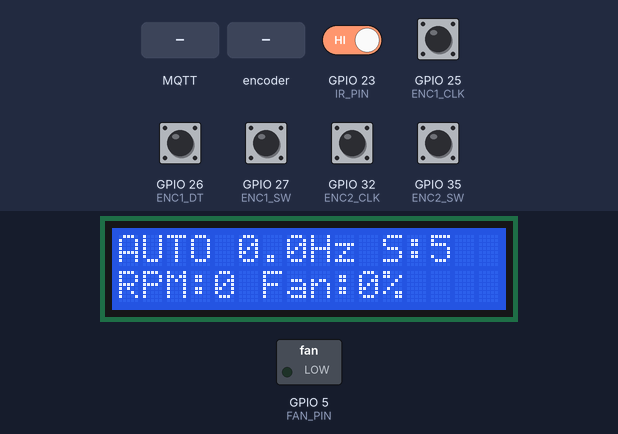
A program run on a simulated ESP32. Parts: 16×2 character LCD, switched loads named in the program (green lamp = pin HIGH). The test bench sets the inputs (shaded band); at power-on: GPIO 23 (IR_PIN), GPIO 25 (ENC1_CLK), GPIO 26 (ENC1_DT), GPIO 27 (ENC1_SW), GPIO 32 (ENC2_CLK), GPIO 35 (ENC2_SW) HIGH. WiFi joins after 1.5 s; servers stay silent unless stated; storage starts empty; no MQTT or app messages arrive unless stated; pins used as bus, display or sensor lines are not drawn; what the program prints to the serial monitor is not drawn.

Above: at 4.8 s.
4.9 s: GPIO 27 (ENC1_SW) pulled LOW for 0.15 s
At 5.9 s:
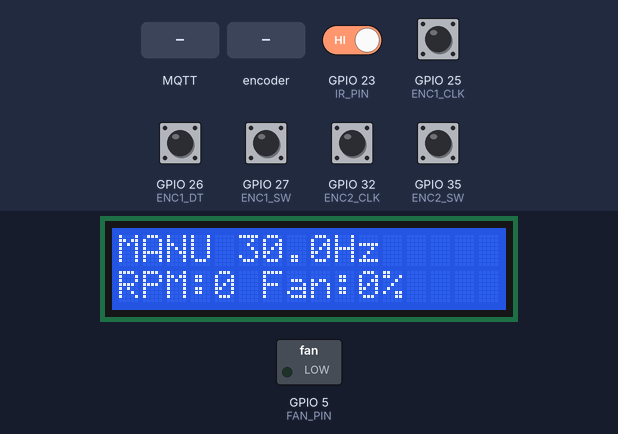
6.6 s: GPIO 27 (ENC1_SW) pulled LOW for 1 s
At 8.2 s:
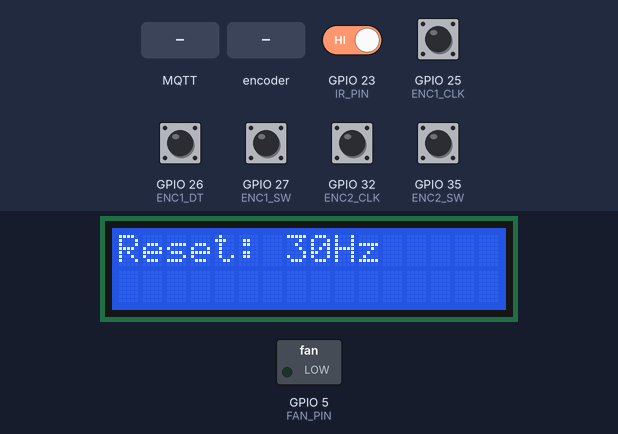
9.9 s: GPIO 35 (ENC2_SW) pulled LOW for 0.15 s
At 11.6 s:
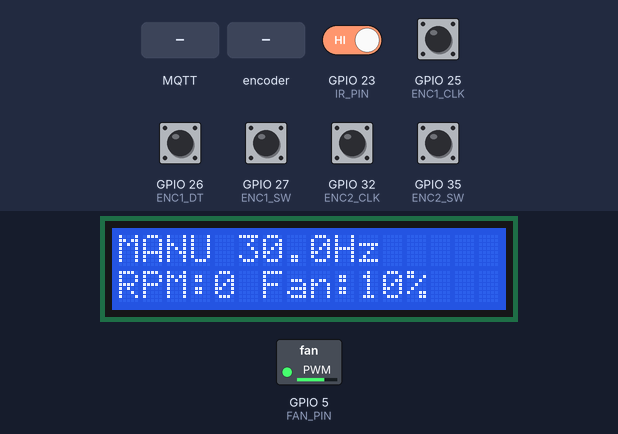
11.9 s: MQTT message "AUTO" arrives on the first subscribed topic
At 13.1 s:
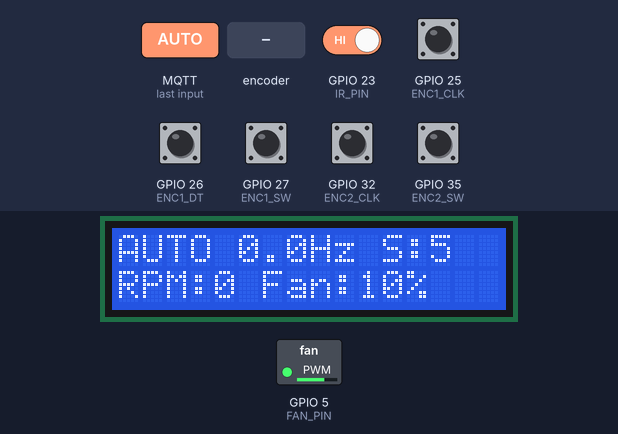
13.4 s: rotary encoder on GPIO 25 (ENC1_CLK) / GPIO 26 (ENC1_DT) turned 1 step (first pin leading)
At 14.4 s:
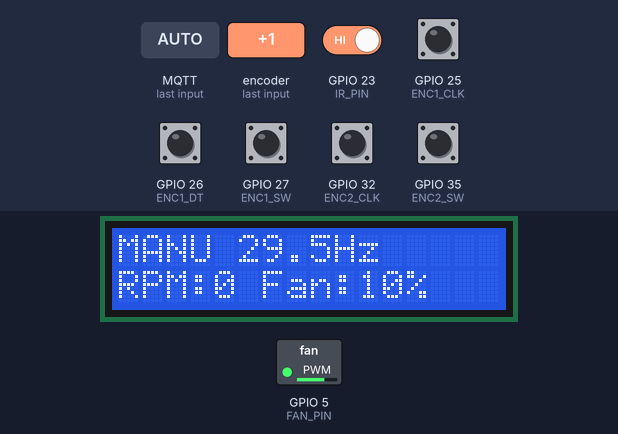
15.1 s: GPIO 23 (IR_PIN) driven LOW
At 15.8 s:
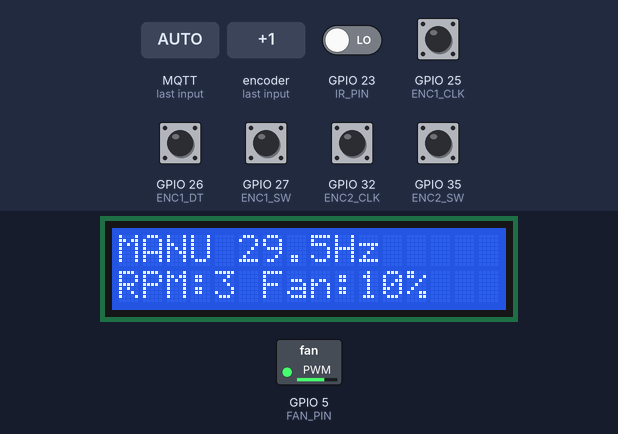
Timing chart, 0 to 18.1 s (numbered marks = the images above; inputs shaded):
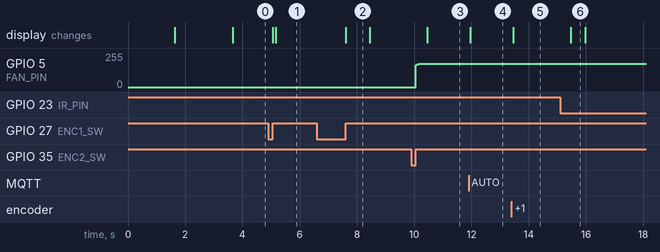

Measured:
- after the input at 4.9 s, the display: first changes after 0.16 s (image 1 shows a later state)
- after the input at 6.6 s, the display: changes after 1.0 s (image 2)
- after the input at 9.9 s, GPIO 5 (FAN_PIN): moves from 0/255 to 173/255 over 0.09 s, starting after 0.16 s; the display: changes after 0.55 s (image 3)
- after the input at 11.9 s, the display: changes after 0.06 s (image 4)
- after the input at 13.4 s, the display: changes after 0.06 s (image 5)
- after the input at 15.1 s, the display: changes after 0.37 s (image 6)
- what the display in image 2 shows lasts 0.8 s, from 7.6 s to 8.4 s

The program:

main.cpp
```cpp
#include <LittleFS.h>
#include "config.h"
#include "fan.h"
#include "strobe.h"
#include "encoder.h"
#include "display.h"
#include "websocket.h"
#include "mqtt.h"

static unsigned long lastBroadcastMs = 0;
static float fanFreq = 0.0f;

void setup()
{

    Serial.begin(9600);

    // ── LittleFS ── mount ก่อนเสมอ
    if (!LittleFS.begin(true))
    {
        Serial.println("LittleFS FAILED");
    }
    else
    {
        Serial.println("LittleFS OK");
        // ลิสต์ไฟล์ทั้งหมดที่อยู่ใน LittleFS
        File root = LittleFS.open("/");
        File file = root.openNextFile();
        while (file)
        {
            Serial.print("FILE: ");
            Serial.println(file.name());
            file = root.openNextFile();
        }
    }

    fanInit();
    strobeInit();
    encoderInit();
    displayInit();

    mqttInit();

    lcd.setCursor(0, 0);
    lcd.print("Starting WiFi..");

    WiFi.begin(WIFI_SSID, WIFI_PASS);
    Serial.print("Connecting");
    while (WiFi.status() != WL_CONNECTED)
    {
        delay(500);
        Serial.print(".");
    }
    IPAddress ip = WiFi.localIP();
    Serial.print("\nIP: ");
    Serial.println(ip);

    lcd.clear();
    lcd.setCursor(0, 0);
    lcd.print("WiFi Connected!");
    lcd.setCursor(0, 1);
    lcd.print(ip);
    delay(2000);
    lcd.clear();

    wsInit();
    strobeStartTask();
}

void loop()
{
    wsHandle();

    // คำนวณความถี่พัดลมจาก IR
    if (newPulse)
    {
        noInterrupts();
        unsigned long interval = irInterval;
        newPulse = false;
        interrupts();
        if (interval > 0)
        {
            float inst = 1000000.0f / (float)interval;
            fanFreq = (fanFreq == 0.0f) ? inst : (fanFreq * 0.85f + inst * 0.15f);
        }
    }
    if (micros() - lastIrTime > FAN_TIMEOUT_US)
        fanFreq = 0.0f;

    encoderUpdate();
    mqttUpdate();
    // Frame Advance
    if (isAutoMode && millis() - lastFrameAdvance >= frameAdvanceMs)
    {
        lastFrameAdvance = millis();
        currentFrame = (currentFrame + 1) % NUM_FRAMES;
    }

    // อัปเดต currentFreq ให้ StrobeTask
    portENTER_CRITICAL(&strobeMux);
    currentFreq = isAutoMode ? (fanFreq * NUM_FRAMES) : manualFreq;
    portEXIT_CRITICAL(&strobeMux);

    // LCD + WebSocket broadcast ทุก 500ms
    if (millis() - lastBroadcastMs > BROADCAST_INTERVAL)
    {
        lastBroadcastMs = millis();
        int fanRpm = (int)(fanFreq * 60.0f);
        displayUpdate(currentFreq, manualFreq, isAutoMode,
                      animSpeed, fanRpm, fanPercent);
        wsBroadcast(currentFreq, isAutoMode, fanRpm, fanPercent, animSpeed);
        mqttPublish(currentFreq, isAutoMode, fanRpm, fanPercent, animSpeed);
    }
}
```

display.h
```cpp
#pragma once
#include <Arduino.h>
#include <LiquidCrystal_I2C.h>

extern LiquidCrystal_I2C lcd;

void displayInit();
void displayUpdate(float currentFreq, float manualFreq, bool isAutoMode,
                   int animSpeed, int fanRpm, int fanPercent);
void lcdClear();
void lcdShowMessage(const char* msg);   // แสดง 800ms แล้ว clear
```

encoder.h
```cpp
#pragma once
#include <Arduino.h>
#include "config.h"

void encoderInit();
void encoderUpdate(); // เรียกใน loop()
```

fan.h
```cpp
#pragma once
#include <Arduino.h>
#include "config.h"

extern int fanPercent;

void fanInit();
void fanSetPercent(int percent);
int fanGetPWM(int percent);

void fanSoftStart(int targetPercent, int stepDelayMs = 10);
//                                                     ^--- default 10ms/step
//                                   ขึ้นจาก 0→100 ใช้เวลา 1000ms
```

mqtt.h
```cpp
#pragma once
#include <Arduino.h>
#include <WiFi.h>
#include <MQTTClient.h>
#include "config.h"

void mqttInit();
void mqttUpdate();    // เรียกใน loop()
void mqttPublish(float currentFreq, bool isAutoMode,
                 int fanRpm, int fanPercent, int animSpeed);
```

strobe.h
```cpp
#pragma once
#include <Arduino.h>
#include "config.h"

// ตัวแปรที่ modules อื่นต้องอ่าน
extern volatile unsigned long lastIrTime;
extern volatile unsigned long irInterval;
extern volatile bool          newPulse;
extern volatile int           currentFrame;
extern volatile int           targetFrame;
extern volatile bool          firePending;
extern volatile float         currentFreq;
extern portMUX_TYPE           strobeMux;

extern bool          isAutoMode;
extern float         manualFreq;
extern int           animSpeed;
extern unsigned long frameAdvanceMs;
extern unsigned long lastFrameAdvance;

void strobeInit();
void strobeStartTask();
void IRAM_ATTR onIrPulse();
void StrobeTask(void* pvParameters);
```

websocket.h
```cpp
#pragma once
#include <Arduino.h>
#include <WiFi.h>
#include <LittleFS.h>
#include <WebServer.h>
#include <WebSocketsServer.h>
#include <ArduinoJson.h>
#include "config.h"

extern WebServer        httpServer;
extern WebSocketsServer wsServer;

void wsInit();
void wsHandle();
void wsBroadcast(float currentFreq, bool isAutoMode,
                 int fanRpm, int fanPercent, int animSpeed);
```

display.cpp
```cpp
#include "display.h"

LiquidCrystal_I2C lcd(0x27, 16, 2);

void displayInit() {
    lcd.init();
    lcd.backlight();
}

void lcdClear() {
    lcd.clear();
}

void lcdShowMessage(const char* msg) {
    lcd.clear();
    lcd.setCursor(0, 0);
    lcd.print(msg);
    delay(800);
    lcd.clear();
}

void displayUpdate(float currentFreq, float manualFreq, bool isAutoMode,
                   int animSpeed, int fanRpm, int fanPercent) {
    // Row 0: mode + freq
    lcd.setCursor(0, 0);
    if (isAutoMode) {
        lcd.print("AUTO ");
        lcd.print(currentFreq, 1);
        lcd.print("Hz S:");
        lcd.print(animSpeed);
        lcd.print("  ");
    } else {
        lcd.print("MANU ");
        lcd.print(manualFreq, 1);
        lcd.print("Hz      ");
    }

    // Row 1: RPM + fan%
    lcd.setCursor(0, 1);
    lcd.print("RPM:"); lcd.print(fanRpm);
    lcd.print(" Fan:"); lcd.print(fanPercent);
    lcd.print("%  ");
}
```

encoder.cpp
```cpp
#include "encoder.h"
#include "strobe.h"   // isAutoMode, manualFreq, animSpeed, frameAdvanceMs
#include "fan.h"      // fanSetPercent, fanPercent,fanSoftStart
#include "display.h"  // lcdClear, lcdPrint

static int lastClk1 = HIGH;
static int lastClk2 = HIGH;

static int lastSw1 = HIGH;
static unsigned long sw1PressTime = 0;

static int lastSw2 = HIGH;
static unsigned long sw2PressTime = 0;

void encoderInit() {
    pinMode(ENC1_CLK, INPUT); pinMode(ENC1_DT, INPUT);
    pinMode(ENC1_SW,  INPUT_PULLUP);
    pinMode(ENC2_CLK, INPUT); pinMode(ENC2_DT, INPUT);
    pinMode(ENC2_SW,  INPUT_PULLUP);
}

void encoderUpdate() {
    // ── ENC1 SW: กดสั้น = สลับ AUTO/MANUAL, กดค้าง = reset 30Hz ──
    int sw1 = digitalRead(ENC1_SW);
    if (sw1 == LOW  && lastSw1 == HIGH) sw1PressTime = millis();
    if (sw1 == HIGH && lastSw1 == LOW) {
        unsigned long dur = millis() - sw1PressTime;
        if (dur >= 800) {
            manualFreq = 30.0f;
            isAutoMode = false;
            lcdShowMessage("Reset: 30Hz");
        } else if (dur >= 50) {
            isAutoMode = !isAutoMode;
            lcdClear();
        }
    }
    lastSw1 = sw1;

    // ── ENC1 หมุน: ปรับ manualFreq ──
    int c1 = digitalRead(ENC1_CLK);
    if (c1 != lastClk1 && c1 == LOW) {
        manualFreq += (digitalRead(ENC1_DT) == c1) ? 0.5f : -0.5f;
        manualFreq  = constrain(manualFreq, 1.0f, 250.0f);
        isAutoMode  = false;
    }
    lastClk1 = c1;

    // ── ENC2 หมุน: ปรับ animSpeed ──
    int c2 = digitalRead(ENC2_CLK);
    if (c2 != lastClk2 && c2 == LOW) {
        if (digitalRead(ENC2_DT) != c2) animSpeed--;
        else                             animSpeed++;
        animSpeed      = constrain(animSpeed, 1, 20);
        frameAdvanceMs = (unsigned long)(animSpeed * 40);
    }
    lastClk2 = c2;

    // ── ENC2 SW: กด = ปรับพัดลม +10% ──
    int sw2 = digitalRead(ENC2_SW);
    if (sw2 == LOW  && lastSw2 == HIGH) sw2PressTime = millis();
    if (sw2 == HIGH && lastSw2 == LOW && millis() - sw2PressTime >= 50) {
        int next = constrain((fanPercent + 10) % 110, 0, 100);
        fanSoftStart(next,FAN_STEP_DELAY);
    }
    lastSw2 = sw2;
}
```

fan.cpp
```cpp
#include "fan.h"

int fanPercent = 0;

void fanInit()
{
    ledcSetup(FAN_PWM_CHANNEL, FAN_PWM_FREQ, FAN_PWM_BITS);
    ledcAttachPin(FAN_PIN, FAN_PWM_CHANNEL);
    ledcWrite(0, 0);
}

// แปลง % → PWM แบบ 3 โซน (nonlinear mapping)
int fanGetPWM(int percent)
{
    if (percent <= 0)
        return 0;
    percent = constrain(percent, 0, 100);
    if (percent <= 20)
        return map(percent, 1, 20, 165, 185);
    else if (percent <= 60)
        return map(percent, 21, 60, 186, 220);
    else
        return map(percent, 61, 100, 221, 255);
}

void fanSetPercent(int percent)
{
    fanPercent = constrain(percent, 0, 100);
    ledcWrite(0, fanGetPWM(fanPercent));
}


void fanSoftStart(int targetPercent, int stepDelayMs) {
    targetPercent = constrain(targetPercent, 0, 100);

    // เริ่มจาก % ปัจจุบัน ค่อยๆ ขึ้นไปถึง target
    int start = fanPercent;

    if (start < targetPercent) {
        for (int p = start; p <= targetPercent; p++) {
            ledcWrite(0, fanGetPWM(p));
            delay(stepDelayMs);   // หน่วงแต่ละ step
        }
    } else {
        for (int p = start; p >= targetPercent; p--) {
            ledcWrite(0, fanGetPWM(p));
            delay(stepDelayMs);
        }
    }

    fanPercent = targetPercent;
}
```

mqtt.cpp
```cpp
#include "mqtt.h"
#include "strobe.h"   // isAutoMode, manualFreq, animSpeed, frameAdvanceMs
#include "fan.h"      // fanSoftStartTo, fanPercent

static WiFiClient  net;
static MQTTClient  mqttClient(256);
static unsigned long lastReconnectMs = 0;

// ── รับคำสั่งจาก broker ──────────────────────
static void onMessage(String& topic, String& payload) {
    if (topic == TOPIC_SUB_MODE) {
        if (payload == "AUTO")   { isAutoMode = true; }
        if (payload == "MANUAL") { isAutoMode = false; }
    }
    else if (topic == TOPIC_SUB_HZ) {
        float val = payload.toFloat();
        if (val >= 1.0f && val <= 250.0f) manualFreq = val;
        isAutoMode = false;
    }
    else if (topic == TOPIC_SUB_FAN) {
        int val = constrain(payload.toInt(), 0, 100);
        fanSoftStart(val, FAN_STEP_DELAY);   // soft start ทุกครั้งที่รับคำสั่งจาก MQTT
    }
    else if (topic == TOPIC_SUB_ANIM) {
        animSpeed      = constrain(payload.toInt(), 1, 20);
        frameAdvanceMs = (unsigned long)(animSpeed * 40);
    }
}

// ── เชื่อมต่อ / reconnect ────────────────────
static void mqttConnect() {
    if (millis() - lastReconnectMs < 5000) return;
    lastReconnectMs = millis();

    if (WiFi.status() != WL_CONNECTED) return;
    if (mqttClient.connected()) return;

    Serial.print("[MQTT] Connecting...");
    if (mqttClient.connect(MQTT_CLIENT_ID)) {
        Serial.println("connected");
        mqttClient.subscribe(TOPIC_SUB_MODE);
        mqttClient.subscribe(TOPIC_SUB_HZ);
        mqttClient.subscribe(TOPIC_SUB_FAN);
        mqttClient.subscribe(TOPIC_SUB_ANIM);
    } else {
        Serial.println("failed");
    }
}

// ── Public ───────────────────────────────────
void mqttInit() {
    mqttClient.begin(MQTT_BROKER, MQTT_PORT, net);
    mqttClient.onMessage(onMessage);
    mqttConnect();
}

void mqttUpdate() {
    mqttClient.loop();
    if (!mqttClient.connected()) mqttConnect();
}

void mqttPublish(float currentFreq, bool isAutoMode,
                 int fanRpm, int fanPercent, int animSpeed) {
    if (!mqttClient.connected()) return;
    mqttClient.publish(TOPIC_RPM,  String(fanRpm));
    mqttClient.publish(TOPIC_HZ,   String(currentFreq, 1));
    mqttClient.publish(TOPIC_MODE, isAutoMode ? "AUTO" : "MANUAL");
    mqttClient.publish(TOPIC_FAN,  String(fanPercent));
    Serial.println("Fan% =" + String(fanPercent));
}
```

strobe.cpp
```cpp
#include "strobe.h"

volatile unsigned long lastIrTime = 0;
volatile unsigned long irInterval = 0;
volatile bool newPulse = false;
volatile int currentFrame = 0;
volatile int targetFrame = 0;
volatile bool firePending = false;
volatile float currentFreq = 0.0f;
portMUX_TYPE strobeMux = portMUX_INITIALIZER_UNLOCKED;

bool isAutoMode = true;
float manualFreq = 30.0f;
int animSpeed = 5;
unsigned long frameAdvanceMs = 200;
unsigned long lastFrameAdvance = 0;

static TaskHandle_t StrobeTaskHandle = nullptr;

void strobeInit()
{
    pinMode(STROBE_PIN, OUTPUT);
    digitalWrite(STROBE_PIN, LOW);
    pinMode(IR_PIN, INPUT_PULLUP);
}

void strobeStartTask()
{
    attachInterrupt(digitalPinToInterrupt(IR_PIN), onIrPulse, FALLING);
    xTaskCreatePinnedToCore(
        StrobeTask,   // ฟังก์ชันที่จะรัน
        "StrobeTask", // ชื่อ task
        10000,        // stack size (bytes)
        NULL,         // parameter
        2,            // priority (สูงกว่า loop = 1)
        &StrobeTaskHandle,
        0 // Core 0
    );
    // loop() รันบน Core 1 โดย Arduino framework อัตโนมัติ
}

// ── IR Interrupt ────────────────
// ISR — ทำงานทันทีเมื่อ IR ตรวจจับใบพัด
void IRAM_ATTR onIrPulse()
{
    unsigned long now = micros();
    if (now - lastIrTime < IR_DEBOUNCE_US)
        return;
    irInterval = now - lastIrTime;
    lastIrTime = now;
    newPulse = true;
    if (isAutoMode)
    {
        int frame = currentFrame;
        unsigned long frameDelay = (irInterval / NUM_FRAMES) * frame;

        if (frameDelay < 100)
        {
            digitalWrite(STROBE_PIN, HIGH);
            delayMicroseconds(STROBE_DURATION_US);
            digitalWrite(STROBE_PIN, LOW);
        }
        else
        {
            // ส่งสัญญาณให้ StrobeTask บน Core 0
            portENTER_CRITICAL_ISR(&strobeMux);
            firePending = true;
            targetFrame = frame;
            portEXIT_CRITICAL_ISR(&strobeMux);
        }
    }
}

// ── Strobe Task — Core 0 ──────────────────────
void StrobeTask(void *pvParameters)
{
    static unsigned long previousStrobeMicros = 0;

    for (;;)
    {
        if (!isAutoMode)
        {

            // อ่าน currentFreq อย่างปลอดภัยจาก Core 1
            portENTER_CRITICAL(&strobeMux);
            float freq = currentFreq;
            portEXIT_CRITICAL(&strobeMux);

            if (freq > 1.0f)
            {
                unsigned long now = micros();
                unsigned long intervalMicros = (unsigned long)(1000000.0f / freq);
                // เช่น freq = 30Hz → interval = 33,333 µs

                if (now - previousStrobeMicros >= intervalMicros)
                {

                    // ถ้าเลยกำหนดไปมากกว่า 2 เท่า (เช่น task ถูกบล็อกนาน)
                    // reset เวลาใหม่เลย แทนที่จะยิงชดเชยหลายครั้ง
                    previousStrobeMicros = (now - previousStrobeMicros > intervalMicros * 2)
                                               ? now                                    // reset
                                               : previousStrobeMicros + intervalMicros; // เลื่อน 1 interval

                    // ยิง strobe
                    digitalWrite(STROBE_PIN, HIGH);
                    delayMicroseconds(STROBE_DURATION_US); // 100 µs
                    digitalWrite(STROBE_PIN, LOW);
                }
                else
                {
                    // ยังไม่ถึงเวลา — ถ้าเหลืออีก > 2ms ให้คืน CPU แทนที่จะ busy-wait
                    // ป้องกัน Core 0 กิน CPU 100% โดยเปล่าประโยชน์
                    if (intervalMicros - (now - previousStrobeMicros) > 2000)
                        vTaskDelay(1); // หยุด 1 tick (~1ms) แล้วกลับมาเช็คใหม่
                }
            }
            else
            {
                vTaskDelay(10); // freq ต่ำเกินไป ไม่ยิง รอ 10ms
            }
        }
        else
        {
            // รับข้อมูลจาก ISR ที่ส่งมาผ่านตัวแปร shared
            bool doFire = false;
            int frame = 0;
            unsigned long interval = 0, irTime = 0;

            // อ่านและล้าง firePending ในครั้งเดียว ป้องกัน race condition
            portENTER_CRITICAL(&strobeMux);
            if (firePending)
            {
                doFire = true;
                firePending = false;   // ล้างทันที ป้องกันยิงซ้ำ
                frame = targetFrame;   // frame ที่ ISR ส่งมา (0–6)
                interval = irInterval; // ระยะเวลา 1 รอบพัดลม (µs)
                irTime = lastIrTime;   // เวลาที่ IR pulse เกิดขึ้น
            }
            portEXIT_CRITICAL(&strobeMux);

            if (doFire && interval > 0)
            {
                // คำนวณเวลาที่ต้องยิง
                // แบ่ง 1 รอบเป็น NUM_FRAMES ช่วง แล้วเลือกช่วงของ frame นั้น
                // เช่น interval=10,000µs, frame=3, NUM_FRAMES=7
                // → waitUntil = irTime + (10000/7)*3 = irTime + 4,285µs
                unsigned long waitUntil = irTime + (interval / NUM_FRAMES) * frame;

                // busy-wait แม่นยำระดับ µs
                // ไม่ใช้ delay() เพราะ resolution ไม่พอ
                while (micros() < waitUntil)
                {
                }

                // ยิง strobe ตรงตำแหน่ง frame
                digitalWrite(STROBE_PIN, HIGH);
                delayMicroseconds(STROBE_DURATION_US); // 100 µs
                digitalWrite(STROBE_PIN, LOW);
            }
            else
            {
                // ยังไม่มี pulse ใหม่จาก IR → คืน CPU รอ 1 tick
                vTaskDelay(1);
            }
        }
    }
}
```

Source omitted: websocket.cpp (2589 bytes), config.h (1661 bytes)
